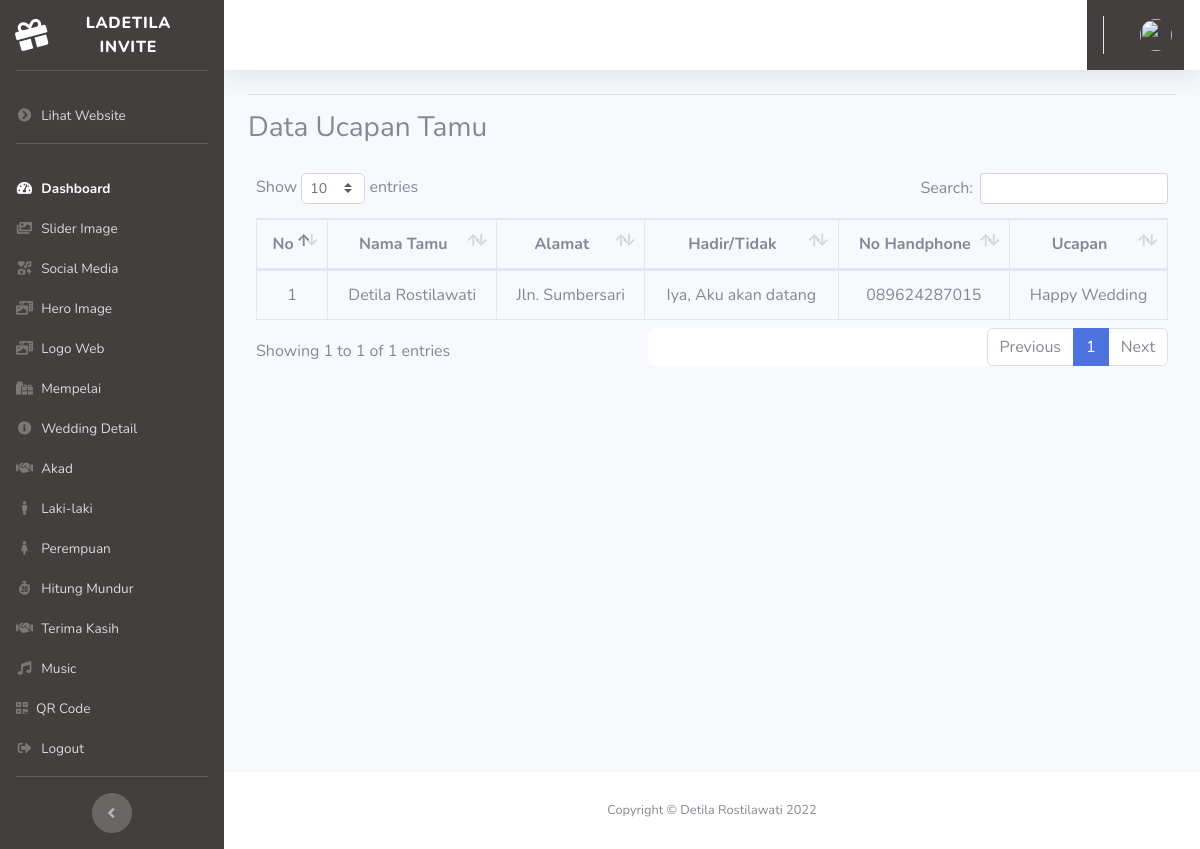
Screenshot of /index.php/admin with the database file from the repository.
### tables this page shows
CREATE TABLE `user_sub_menu` (
  `id` int(11) NOT NULL,
  `title` varchar(128) NOT NULL,
  `url` varchar(128) NOT NULL,
  `icon` varchar(128) NOT NULL
);

CREATE TABLE `rsvp` (
  `id` int(11) NOT NULL,
  `nama` varchar(255) NOT NULL,
  `alamat` varchar(255) NOT NULL,
  `hadir_tidak` varchar(255) NOT NULL,
  `no_hp` varchar(255) NOT NULL,
  `ucapan` varchar(5000) NOT NULL
);

### application/controllers/Admin.php (called while the page is built, shortened)
<?php
class Admin extends CI_Controller
{
    public function index()
    {
        $data['title']  = 'Dashboard';
        $data['title1'] = 'Total Visitor Web';
        $data['title2'] = 'Social Media';
        $data['title3'] = 'Home';
        $data['title4'] = 'Judul & Slogan';
        $data['title5'] = 'Data Ucapan Tamu';
        $data['user']   = $this->db->get_where('user', ['email' => $this->session->userdata('email')])->row_array();
        $data['hero_image'] = $this->db->get('hero_image')->result_array();
        $data['hero_judul'] = $this->db->get('hero_judul')->result_array();
        $data['social_media'] = $this->db->get('social_media')->result_array();
        $data['rsvp'] = $this->db->get('rsvp')->result_array();
        $this->load->view('templates/header', $data);
        $this->load->view('templates/sidebar', $data);
        $this->load->view('templates/topbar', $data);
        $this->load->view('admin/index', $data);
        $this->load->view('templates/footer');
    }
}

### index.php (called while the page is built, shortened)
<?php
require_once BASEPATH.'core/CodeIgniter.php';

### application/views/admin/index.php (the view, shortened to what this page needs)
<div class="container-fluid">
    <hr class="sidebar-divider">
    <h3><?= $title5; ?></h3>
    <div class="row">
        <div class="card-body">
            <div class="table-responsive table-hover">
                <table class="table table-bordered text-center" id="dataTable" width="100%" cellspacing="0">
                    <thead>
                        <tr>
                            <th>No</th>
                            <th>Nama Tamu</th>
                            <th>Alamat</th>
                            <th>Hadir/Tidak</th>
                            <th>No Handphone</th>
                            <th>Ucapan</th>
                        </tr>
                    <tbody>
                            <?= $i = 1; ?>
                        <?php foreach ($rsvp as $rs) : ?>
                            <tr>
                                <td><?= $i++; ?></td>
                                <td><?= $rs['nama']; ?></td>
                                <td><?= $rs['alamat']; ?></td>
                                <td><?= $rs['hadir_tidak']; ?></td>
                                <td><?= $rs['no_hp']; ?></td>
                                <td><?= $rs['ucapan']; ?></td>
                            </tr>
                        <?php endforeach; ?>
                    </tbody>
                    </thead>
                </table>
            </div>
        </div>
    </div>
</div>
</div>

### application/views/templates/sidebar.php (shortened to what this page needs)
<ul class="navbar-nav sidebar sidebar-dark accordion" id="accordionSidebar">
    <a class="sidebar-brand d-flex align-items-center justify-content-center" href="<?= base_url('auth'); ?>">
        <div class="sidebar-brand-icon rotate-n-15">
            <i class="fas fa-gift"></i>
        </div>
        <div class="sidebar-brand-text mx-3">Ladetila Invite</div>
    </a>
    <hr class="sidebar-divider">
    <li class="nav-item">
        <a class="nav-link" href="<?= base_url() ?>">
            <i class="fas fa-fw fa-chevron-circle-right"></i>
            <span>Lihat Website</span></a>
    </li>
    <hr class="sidebar-divider">
    <?php
    $querySubMenu = "SELECT *
                  FROM user_sub_menu
                  ";
    $subMenu = $this->db->query($querySubMenu)->result_array();
    ?>
    <?php foreach ($subMenu as $sm) : ?>
        <?php if ($title == $sm['title']) : ?>
            <li class="nav-item active">
            <?php else : ?>
            <li class="nav-item">
            <?php endif; ?>
            <a class="nav-link pb-0" href="<?= base_url($sm['url']); ?>">
                <i class="<?= $sm['icon']; ?>"></i>
                <span><?= $sm['title']; ?></span></a>
            </li>
        <?php endforeach; ?>
        <li class="nav-item">
            <a class="nav-link" href="<?= base_url('auth/logout') ?>">
                <i class="fas fa-fw fa-sign-out-alt" data-dismiss="modal"></i>
                <span>Logout</span></a>
        </li>
        <hr class="sidebar-divider">
        <div class="text-center d-none d-md-inline">
            <button class="rounded-circle border-0" id="sidebarToggle"></button>
        </div>
</ul>

### application/views/templates/sidebar.php (style rules this page uses)
ul { background: linear-gradient(to right, #423F3E 0%, #423F3E 0%); }

### rows the page displays
user_sub_menu: title "Dashboard"
user_sub_menu: title "Slider Image"
user_sub_menu: title "Social Media"
user_sub_menu: title "Hero Image"
user_sub_menu: title "Logo Web"
user_sub_menu: title "Mempelai"
user_sub_menu: title "Wedding Detail"
user_sub_menu: title "Akad"
user_sub_menu: title "Laki-laki"
user_sub_menu: title "Perempuan"
user_sub_menu: title "Hitung Mundur"
user_sub_menu: title "Terima Kasih"
user_sub_menu: title "Music"
user_sub_menu: title "QR Code"
rsvp: nama "Detila Rostilawati", alamat "Jln. Sumbersari", hadir_tidak "Iya, Aku akan datang", no_hp "089624287015", ucapan "Happy Wedding"

### other values shown
$title5 "Data Ucapan Tamu"
